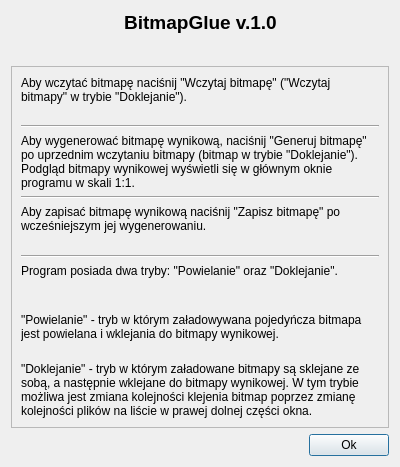
<?xml version="1.0" encoding="UTF-8"?>
<ui version="4.0">
 <class>HelpWindow</class>
 <widget class="QDialog" name="HelpWindow">
  <property name="geometry">
   <rect>
    <x>0</x>
    <y>0</y>
    <width>400</width>
    <height>467</height>
   </rect>
  </property>
  <property name="windowTitle">
   <string>Dialog</string>
  </property>
  <layout class="QVBoxLayout" name="verticalLayout">
   <item>
    <layout class="QHBoxLayout" name="horizontalLayout_2">
     <property name="bottomMargin">
      <number>0</number>
     </property>
     <item>
      <spacer name="horizontalSpacer_3">
       <property name="orientation">
        <enum>Qt::Horizontal</enum>
       </property>
       <property name="sizeHint" stdset="0">
        <size>
         <width>40</width>
         <height>20</height>
        </size>
       </property>
      </spacer>
     </item>
     <item>
      <widget class="QLabel" name="label_4">
       <property name="font">
        <font>
         <pointsize>14</pointsize>
         <weight>75</weight>
         <bold>true</bold>
        </font>
       </property>
       <property name="text">
        <string>BitmapGlue v.1.0</string>
       </property>
       <property name="alignment">
        <set>Qt::AlignCenter</set>
       </property>
      </widget>
     </item>
     <item>
      <spacer name="horizontalSpacer_2">
       <property name="orientation">
        <enum>Qt::Horizontal</enum>
       </property>
       <property name="sizeHint" stdset="0">
        <size>
         <width>40</width>
         <height>20</height>
        </size>
       </property>
      </spacer>
     </item>
    </layout>
   </item>
   <item>
    <layout class="QHBoxLayout" name="horizontalLayout_3">
     <property name="bottomMargin">
      <number>0</number>
     </property>
     <item>
      <spacer name="horizontalSpacer_5">
       <property name="orientation">
        <enum>Qt::Horizontal</enum>
       </property>
       <property name="sizeHint" stdset="0">
        <size>
         <width>40</width>
         <height>20</height>
        </size>
       </property>
      </spacer>
     </item>
     <item>
      <widget class="QLabel" name="icon">
       <property name="text">
        <string/>
       </property>
      </widget>
     </item>
     <item>
      <spacer name="horizontalSpacer_4">
       <property name="orientation">
        <enum>Qt::Horizontal</enum>
       </property>
       <property name="sizeHint" stdset="0">
        <size>
         <width>40</width>
         <height>20</height>
        </size>
       </property>
      </spacer>
     </item>
    </layout>
   </item>
   <item>
    <widget class="QScrollArea" name="scrollArea">
     <property name="widgetResizable">
      <bool>true</bool>
     </property>
     <widget class="QWidget" name="scrollAreaWidgetContents">
      <property name="geometry">
       <rect>
        <x>0</x>
        <y>0</y>
        <width>380</width>
        <height>357</height>
       </rect>
      </property>
      <layout class="QVBoxLayout" name="verticalLayout_2" stretch="0,0,0,0,0,0,0,0,0">
       <item>
        <widget class="QLabel" name="label_5">
         <property name="text">
          <string>Aby wczytać bitmapę naciśnij &quot;Wczytaj bitmapę&quot; (&quot;Wczytaj bitmapy&quot; w trybie &quot;Doklejanie&quot;).</string>
         </property>
         <property name="alignment">
          <set>Qt::AlignLeading|Qt::AlignLeft|Qt::AlignTop</set>
         </property>
         <property name="wordWrap">
          <bool>true</bool>
         </property>
        </widget>
       </item>
       <item>
        <widget class="Line" name="line">
         <property name="orientation">
          <enum>Qt::Horizontal</enum>
         </property>
        </widget>
       </item>
       <item>
        <widget class="QLabel" name="label_6">
         <property name="text">
          <string>Aby wygenerować bitmapę wynikową, naciśnij &quot;Generuj bitmapę&quot; po uprzednim wczytaniu bitmapy (bitmap w trybie &quot;Doklejanie&quot;). Podgląd bitmapy wynikowej wyświetli się w głównym oknie programu w skali 1:1.</string>
         </property>
         <property name="alignment">
          <set>Qt::AlignLeading|Qt::AlignLeft|Qt::AlignTop</set>
         </property>
         <property name="wordWrap">
          <bool>true</bool>
         </property>
        </widget>
       </item>
       <item>
        <widget class="Line" name="line_2">
         <property name="orientation">
          <enum>Qt::Horizontal</enum>
         </property>
        </widget>
       </item>
       <item>
        <widget class="QLabel" name="label_7">
         <property name="text">
          <string>Aby zapisać bitmapę wynikową naciśnij &quot;Zapisz bitmapę&quot; po wcześniejszym jej wygenerowaniu.</string>
         </property>
         <property name="alignment">
          <set>Qt::AlignLeading|Qt::AlignLeft|Qt::AlignTop</set>
         </property>
         <property name="wordWrap">
          <bool>true</bool>
         </property>
        </widget>
       </item>
       <item>
        <widget class="Line" name="line_3">
         <property name="orientation">
          <enum>Qt::Horizontal</enum>
         </property>
        </widget>
       </item>
       <item>
        <widget class="QLabel" name="label">
         <property name="text">
          <string>Program posiada dwa tryby: &quot;Powielanie&quot; oraz &quot;Doklejanie&quot;.</string>
         </property>
         <property name="alignment">
          <set>Qt::AlignLeading|Qt::AlignLeft|Qt::AlignTop</set>
         </property>
        </widget>
       </item>
       <item>
        <widget class="QLabel" name="label_2">
         <property name="text">
          <string>&quot;Powielanie&quot; - tryb w którym załadowywana pojedyńcza bitmapa jest powielana i wklejania do bitmapy wynikowej.</string>
         </property>
         <property name="textFormat">
          <enum>Qt::AutoText</enum>
         </property>
         <property name="scaledContents">
          <bool>false</bool>
         </property>
         <property name="alignment">
          <set>Qt::AlignLeading|Qt::AlignLeft|Qt::AlignTop</set>
         </property>
         <property name="wordWrap">
          <bool>true</bool>
         </property>
        </widget>
       </item>
       <item>
        <widget class="QLabel" name="label_3">
         <property name="text">
          <string>&quot;Doklejanie&quot; - tryb w którym załadowane bitmapy są sklejane ze sobą, a następnie wklejane do bitmapy wynikowej. W tym trybie możliwa jest zmiana kolejności klejenia bitmap poprzez zmianę kolejności plików na liście w prawej dolnej części okna.</string>
         </property>
         <property name="alignment">
          <set>Qt::AlignLeading|Qt::AlignLeft|Qt::AlignTop</set>
         </property>
         <property name="wordWrap">
          <bool>true</bool>
         </property>
        </widget>
       </item>
      </layout>
     </widget>
    </widget>
   </item>
   <item>
    <layout class="QHBoxLayout" name="horizontalLayout">
     <property name="bottomMargin">
      <number>0</number>
     </property>
     <item>
      <spacer name="horizontalSpacer">
       <property name="orientation">
        <enum>Qt::Horizontal</enum>
       </property>
       <property name="sizeHint" stdset="0">
        <size>
         <width>40</width>
         <height>20</height>
        </size>
       </property>
      </spacer>
     </item>
     <item>
      <widget class="QPushButton" name="OkButton">
       <property name="text">
        <string>Ok</string>
       </property>
      </widget>
     </item>
    </layout>
   </item>
  </layout>
 </widget>
 <resources/>
 <connections/>
</ui>
